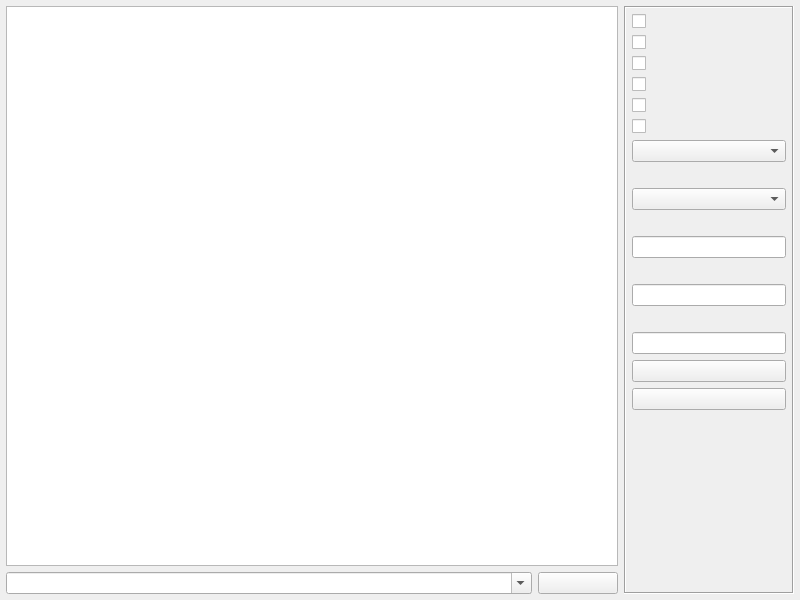
<?xml version="1.0" encoding="UTF-8"?>
<ui version="4.0">
 <class>frmUdpClient</class>
 <widget class="QWidget" name="frmUdpClient">
  <property name="geometry">
   <rect>
    <x>0</x>
    <y>0</y>
    <width>800</width>
    <height>600</height>
   </rect>
  </property>
  <property name="windowTitle">
   <string>Form</string>
  </property>
  <layout class="QGridLayout" name="gridLayout">
   <property name="leftMargin">
    <number>6</number>
   </property>
   <property name="topMargin">
    <number>6</number>
   </property>
   <property name="rightMargin">
    <number>6</number>
   </property>
   <property name="bottomMargin">
    <number>6</number>
   </property>
   <item row="0" column="0">
    <widget class="QTextEdit" name="txtMain">
     <property name="readOnly">
      <bool>true</bool>
     </property>
    </widget>
   </item>
   <item row="0" column="1" rowspan="2">
    <widget class="QFrame" name="frame">
     <property name="minimumSize">
      <size>
       <width>170</width>
       <height>0</height>
      </size>
     </property>
     <property name="maximumSize">
      <size>
       <width>170</width>
       <height>16777215</height>
      </size>
     </property>
     <property name="frameShape">
      <enum>QFrame::Shape::Box</enum>
     </property>
     <property name="frameShadow">
      <enum>QFrame::Shadow::Sunken</enum>
     </property>
     <layout class="QVBoxLayout" name="verticalLayout">
      <property name="leftMargin">
       <number>6</number>
      </property>
      <property name="topMargin">
       <number>6</number>
      </property>
      <property name="rightMargin">
       <number>6</number>
      </property>
      <property name="bottomMargin">
       <number>6</number>
      </property>
      <item>
       <widget class="QCheckBox" name="ckHexReceive">
        <property name="text">
         <string/>
        </property>
       </widget>
      </item>
      <item>
       <widget class="QCheckBox" name="ckHexSend">
        <property name="text">
         <string/>
        </property>
       </widget>
      </item>
      <item>
       <widget class="QCheckBox" name="ckAscii">
        <property name="text">
         <string/>
        </property>
       </widget>
      </item>
      <item>
       <widget class="QCheckBox" name="ckShow">
        <property name="text">
         <string/>
        </property>
       </widget>
      </item>
      <item>
       <widget class="QCheckBox" name="ckDebug">
        <property name="text">
         <string/>
        </property>
       </widget>
      </item>
      <item>
       <widget class="QCheckBox" name="ckAutoSend">
        <property name="text">
         <string/>
        </property>
       </widget>
      </item>
      <item>
       <widget class="QComboBox" name="cboxInterval"/>
      </item>
      <item>
       <widget class="QLabel" name="labBindIP">
        <property name="text">
         <string/>
        </property>
       </widget>
      </item>
      <item>
       <widget class="QComboBox" name="cboxBindIP"/>
      </item>
      <item>
       <widget class="QLabel" name="labBindPort">
        <property name="text">
         <string/>
        </property>
       </widget>
      </item>
      <item>
       <widget class="QLineEdit" name="txtBindPort"/>
      </item>
      <item>
       <widget class="QLabel" name="labServerIP">
        <property name="text">
         <string/>
        </property>
       </widget>
      </item>
      <item>
       <widget class="QLineEdit" name="txtServerIP"/>
      </item>
      <item>
       <widget class="QLabel" name="labServerPort">
        <property name="text">
         <string/>
        </property>
       </widget>
      </item>
      <item>
       <widget class="QLineEdit" name="txtServerPort"/>
      </item>
      <item>
       <widget class="QPushButton" name="btnSave">
        <property name="text">
         <string/>
        </property>
       </widget>
      </item>
      <item>
       <widget class="QPushButton" name="btnClear">
        <property name="text">
         <string/>
        </property>
       </widget>
      </item>
      <item>
       <spacer name="verticalSpacer">
        <property name="orientation">
         <enum>Qt::Orientation::Vertical</enum>
        </property>
        <property name="sizeHint" stdset="0">
         <size>
          <width>20</width>
          <height>40</height>
         </size>
        </property>
       </spacer>
      </item>
     </layout>
    </widget>
   </item>
   <item row="1" column="0">
    <widget class="QWidget" name="widget" native="true">
     <layout class="QHBoxLayout" name="layUdpServer">
      <property name="leftMargin">
       <number>0</number>
      </property>
      <property name="topMargin">
       <number>0</number>
      </property>
      <property name="rightMargin">
       <number>0</number>
      </property>
      <property name="bottomMargin">
       <number>0</number>
      </property>
      <item>
       <widget class="QComboBox" name="cboxData">
        <property name="sizePolicy">
         <sizepolicy hsizetype="Ignored" vsizetype="Fixed">
          <horstretch>0</horstretch>
          <verstretch>0</verstretch>
         </sizepolicy>
        </property>
        <property name="editable">
         <bool>true</bool>
        </property>
       </widget>
      </item>
      <item>
       <widget class="QPushButton" name="btnSend">
        <property name="minimumSize">
         <size>
          <width>80</width>
          <height>0</height>
         </size>
        </property>
        <property name="maximumSize">
         <size>
          <width>80</width>
          <height>16777215</height>
         </size>
        </property>
        <property name="text">
         <string/>
        </property>
       </widget>
      </item>
     </layout>
    </widget>
   </item>
  </layout>
 </widget>
 <tabstops>
  <tabstop>txtMain</tabstop>
  <tabstop>cboxData</tabstop>
  <tabstop>btnSend</tabstop>
  <tabstop>ckHexReceive</tabstop>
  <tabstop>ckHexSend</tabstop>
  <tabstop>ckAscii</tabstop>
  <tabstop>ckShow</tabstop>
  <tabstop>ckDebug</tabstop>
  <tabstop>ckAutoSend</tabstop>
  <tabstop>cboxInterval</tabstop>
  <tabstop>cboxBindIP</tabstop>
  <tabstop>txtBindPort</tabstop>
  <tabstop>txtServerIP</tabstop>
  <tabstop>txtServerPort</tabstop>
  <tabstop>btnSave</tabstop>
  <tabstop>btnClear</tabstop>
 </tabstops>
 <resources/>
 <connections/>
</ui>
